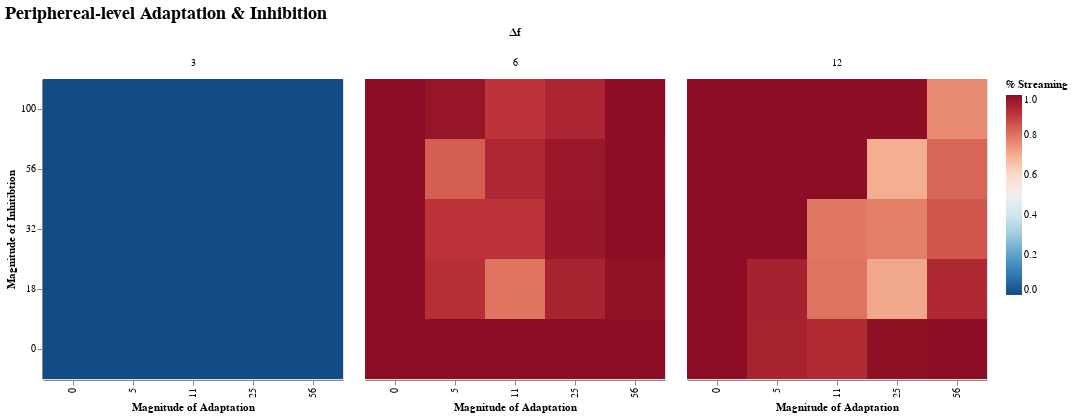

The notebook cell saved with this chart:
### Code cell
@where(df_summary,:f_c_σ .> 0) |>
  @vlplot(:rect, width=300, height=300,
          title={text="Periphereal-level Adaptation & Inhibition",fontSize=18},
          column=:Δf,
          x={field=:f_c_a, typ="ordinal", sort = "ascending",
             axis={title="Magnitude of Adaptation"}},
          y={field=:f_c_m, typ="ordinal", sort = "descending",
             axis={title="Magnitude of Inhitibtion"}},
          color={field="streamprop", aggregate="mean", typ="quantitative",
                 sort = "descending",scale={domain=[0,1],range="diverging"},
                 legend={title="% Streaming"}},
          config={range={diverging={scheme="redblue"}}})
